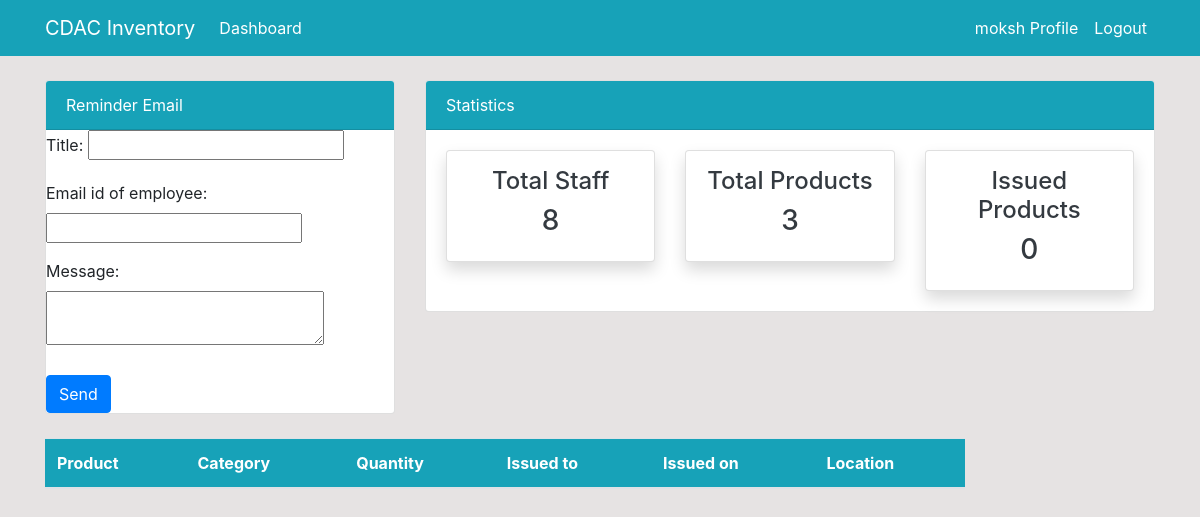
/issueditems/ (signed in), run on an earlier commit of the app's database.
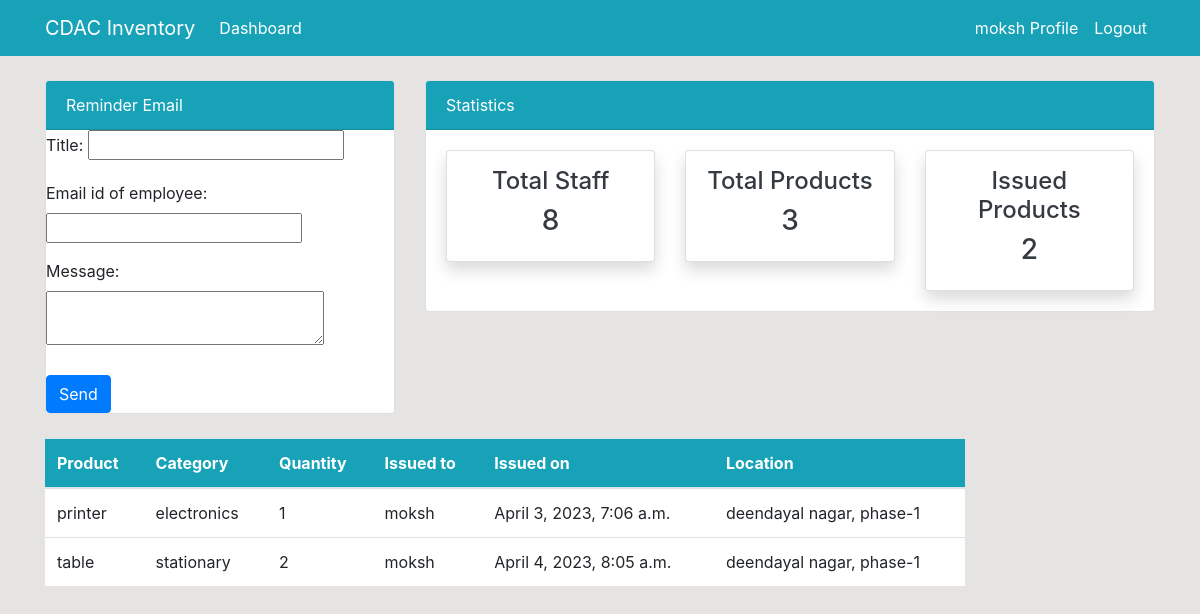
And on a later commit of the database.
### dashboard/models.py (models this page shows, shortened)
class Issued_Items(models.Model):
    product=models.ForeignKey(Product,on_delete=models.CASCADE,null=True)
    staff=models.ForeignKey(User,models.CASCADE,null=True)
    issueditem_quantity=models.PositiveIntegerField(null=True)
    date=models.DateTimeField(auto_now_add=True)
    location=models.CharField(max_length=50,null=True)
    class Meta:
        verbose_name_plural='Issued_Items'

class Product(models.Model):
    asset=models.CharField(max_length=30,null=True)
    sno=models.CharField(max_length=15,null=True)
    name=models.CharField(max_length=100,null=True)
    category=models.CharField(max_length=20,choices=category,null=True)
    quantity=models.PositiveIntegerField(null=True)
    model=models.CharField(max_length=300,null=True)
    barcode=models.ImageField(upload_to='images/',null=True)
    price=models.PositiveIntegerField(null=True)
    class Meta:
        verbose_name_plural='Product'

### dashboard/views.py (the view)
# urls.py: path('issueditems/',views.issued_items,name='dashboardissueditems'),
@login_required
def issued_items(request):
 items=Issued_Items.objects.all()
 items_count = items.count()
 workers_count =User.objects.all().count()
 product_count =Product.objects.all().count()
 if request.method=='POST':
        emailform=sendemailform(request.POST)
        if emailform.is_valid():
            name=emailform.cleaned_data['title']
            toemail=emailform.cleaned_data['empemail']
            message=emailform.cleaned_data['message']
            send_mail(name,message,'settings.EMAIL_HOST_USER',[toemail],fail_silently=False)
            return redirect('dashboardindex')
 else:
    emailform=sendemailform()
 context={
     'items':items,
     'workers_count': workers_count,
     'items_count': items_count,
     'product_count': product_count,
     'emailform':emailform,
 }
 return render(request,'dashboard/issueditems.html',context)

### dashboard/forms.py
class sendemailform(forms.Form):
    title=forms.CharField(label='Title',max_length=250)
    empemail=forms.EmailField(label='Email id of employee')
    message=forms.CharField(widget=forms.Textarea(attrs={"rows":2, "cols":25}))

### template/dashboard/issueditems.html (shortened to what this page needs)
{% extends 'partials/base.html' %}
{% block content %}
{% include 'partials/topnav.html'%}
<div class="container">
    <div class="row my-4">
        <div class="col-md-10">
            <table class="table bg-white">
                <thead class="bg-info">
                    <tr class="text-white">
                        <th scope="col">Product</th>
                        <th scope="col">Category</th>
                        <th scope="col">Quantity</th>
                        <th scope="col">Issued to</th>
                        <th scope="col">Issued on</th>
                        <th scope="col">Location</th>
                    </tr>
                </thead>
                <tbody>
                    {% for items in items %}
                    <tr>
                        <td>{{ items.product.name }}</td>
                        <td>{{ items.product.category }}</td>
                        <td>{{ items.issueditem_quantity }}</td>
                        <td>
                            {{ items.staff.username }}
                        </td>
                        <td>
                            {{ items.date }}
                        </td>
                        <td>{{ items.location }}</td>
                    </tr>
                    {% endfor %}
                </tbody>
            </table>
        </div>
    </div>
</div>
{% endblock %}

What changed in the data, as far as the page shows it:
added Issued_Items: product.name "printer", product.category "electronics", issueditem_quantity "1", staff.username "moksh", date "April 3, 2023, 7:06 a.m.", location "deendayal nagar, phase-1"
added Issued_Items: product.name "table", product.category "stationary", issueditem_quantity "2", staff.username "moksh", date "April 4, 2023, 8:05 a.m.", location "deendayal nagar, phase-1"
Also different on the page:
{{ items_count }}: "0" → "2"
